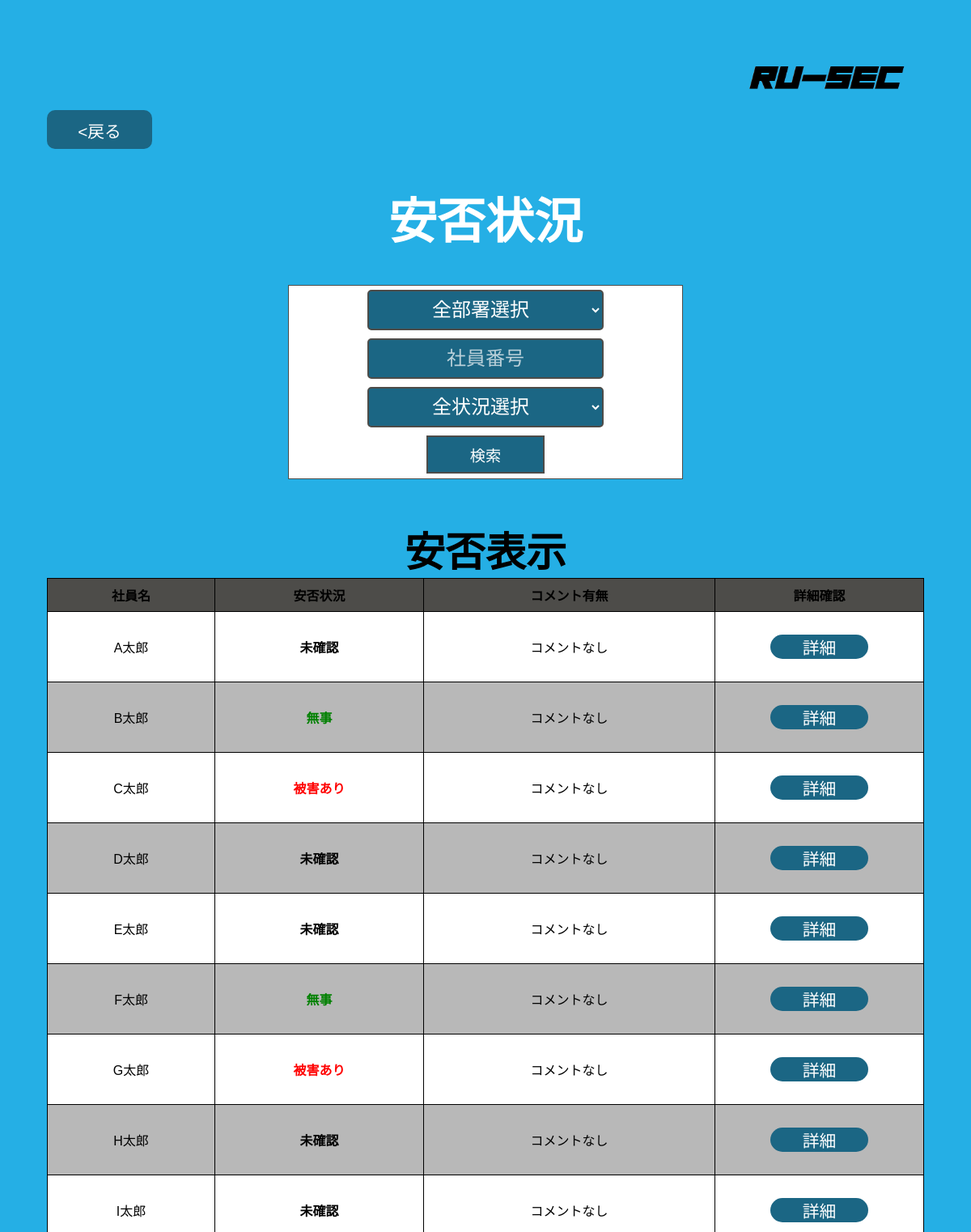
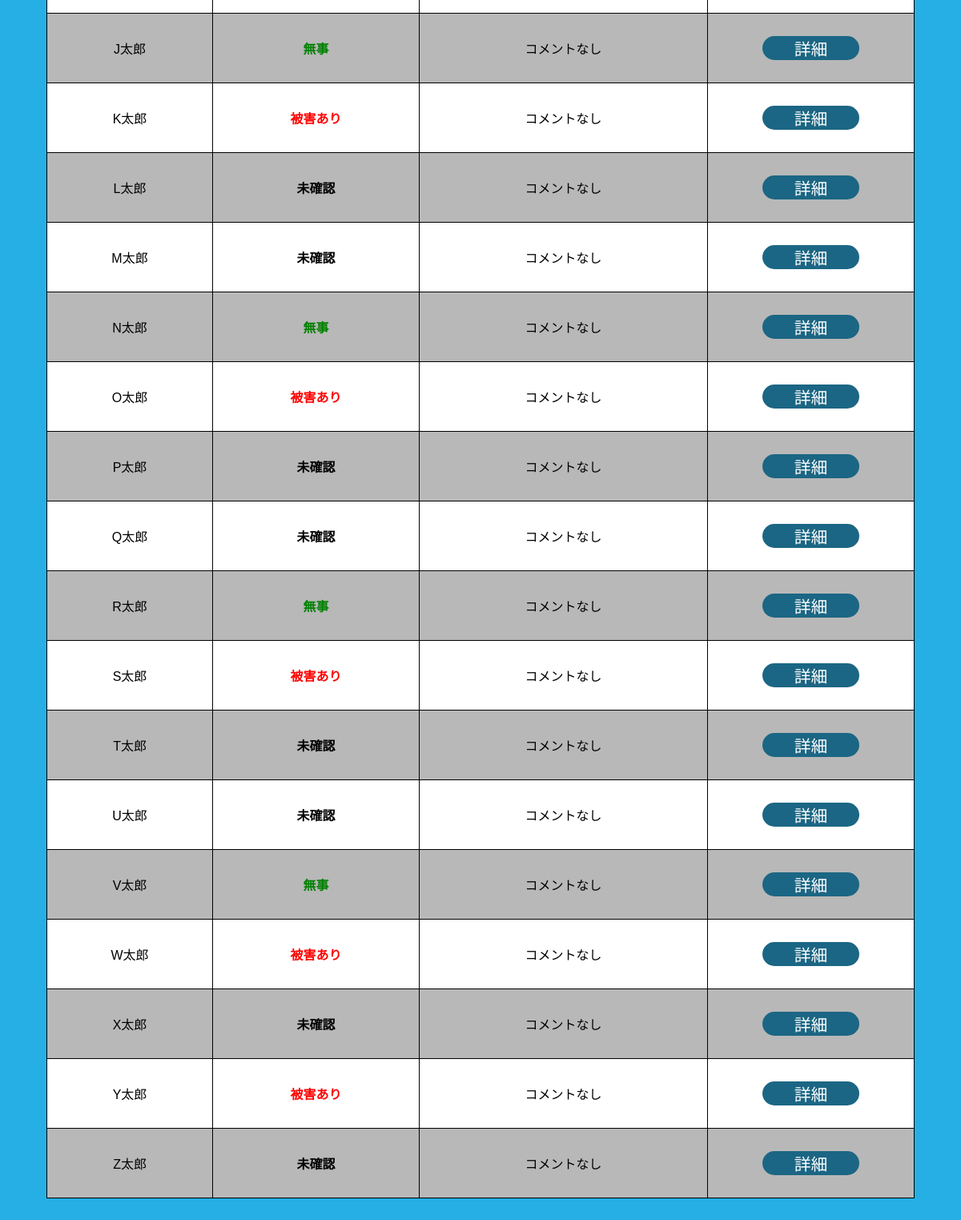
Screenshot of /safe_show with the database file from the repository (2 pictures, top to bottom).
### tables this page shows
CREATE TABLE EMPLOYEE01(
    EMP_NO varchar(7),
    Name varchar(30) NOT NULL,
    Dep_NO CHAR(3) NOT NULL,
    Birthday DATE,
    address_No INT(1),

    PRIMARY KEY(EMP_NO)
);

### htdocs/dbconnect.php (called while the page is built, shortened)
<?php
    function connect(){
        $dsn = "mysql:host=db-container;dbname=sk1;charset=utf8mb4";
        try{
            $db = new PDO($dsn, DB_USER, DB_PASS);
            $db->setAttribute(PDO::ATTR_ERRMODE,PDO::ERRMODE_EXCEPTION);
            $db->setAttribute(PDO::ATTR_EMULATE_PREPARES,false);
            $db->setAttribute(PDO::ATTR_AUTOCOMMIT,false);
            return $db;
        }catch(PDOExeption $e){
            echo $e->getMessage();
            exit;
        }
    }
?>

### htdocs/db_selecter.php (called while the page is built, shortened)
<?php
    require_once 'dbconnect.php';
    function emp_ini(){
        $result = [];
        try{
            if(damage_area_checker()){
                $sql = "SELECT E.EMP_NO, E.Name, C.STATE, C.COMMENT FROM EMPLOYEE01 AS E
                JOIN Confirm_Safety AS C ON E.EMP_NO = C.EMP_NO ORDER BY E.EMP_NO";
            }else{
                $sql = "SELECT E.EMP_NO, E.Name, C.STATE, C.COMMENT
                        FROM EMPLOYEE01 AS E
                        JOIN Confirm_Safety AS C ON E.EMP_NO = C.EMP_NO
                        ORDER BY E.EMP_NO";
            }
            $stmt = connect()->prepare($sql);
            $stmt -> execute();
            while($rows = $stmt->fetch(PDO::FETCH_ASSOC)){
                $result[] = $rows;
            }
            return $result;
        }catch(PDOExption $e){
            echo $e->getMessage();
        }
    }
    function damage_area_checker(){
        $result = false;
        try{
            $sql = "SELECT COUNT(*) FROM region WHERE REGION_NO = 0 AND damage_area = 1";
            $stmt = connect()->prepare($sql);
            $stmt -> execute();
            $cnt = $stmt->fetchColumn();
        }catch(PDOExeption $e){
            echo $e->getMessage();
        }
        return $result;
    }
?>

### htdocs/safe_show.php (the view, shortened to what this page needs)
<?php
require_once 'db_selecter.php';
require_once 'dbconnect.php';
if(isset($_POST["search"])){
    $department =filter_input(INPUT_POST,'department');
    $emp_No = filter_input(INPUT_POST,'emp_No');
    $state = filter_input(INPUT_POST,'state');
    try{
        $all_area = damage_area_checker();
        if($all_area){
            $sql = "SELECT C.EMP_NO, E.Name, C.STATE, C.COMMENT
            FROM Confirm_Safety AS C
            JOIN EMPLOYEE01 AS E ON E.EMP_NO = C.EMP_NO";
        }else{
            $sql = "SELECT C.EMP_NO, E.Name, C.STATE, C.COMMENT
            FROM Confirm_Safety AS C
            JOIN EMPLOYEE01 AS E ON E.EMP_NO = C.EMP_NO
            LEFT OUTER JOIN AS Visit ON C.EMP_NO = V.EMP_NO
            WHERE 1";
        }
        if($emp_No) {
            $sql .= " AND C.EMP_NO = :emp_No";
        }else{
            if($all_area){
                if($department){
                    $sql .= " AND (E.DEP_NO = :department)";
                }
                if($state !== ""){
                    $sql .= " AND (C.STATE = :state)";
                }
            }else{
                $sql .= " AND (E.address_No in (SELECT region_No FROM region WHERE damage_area = 1) OR V.VISIT_NO in (SELECT region_No FROM region WHERE damage_area = 1))";
            }
        }
        $sql .= " ORDER BY C.EMP_NO";
        $stmt = connect()->prepare($sql);
        if($emp_No) {
            $stmt->bindParam(':emp_No',$emp_No);
        } else {
            if($department){
                $stmt->bindParam(':department', $department);
            }
            if($state !== ""){
                $stmt->bindParam(':state', $state);
            }
        }
        $stmt -> execute();
        $emp_No = array();
        while($rows = $stmt->fetch(PDO::FETCH_ASSOC)){
            $emp_show[] = $rows;
        }
    }catch(PDOExption $e){
        echo $e->getMessage();
    }
}else{
    $emp_show = emp_ini();
}
?>
<!DOCTYPE html>
<html lang="ja">
<head>
    <link rel="stylesheet" href="CSS_files/safeinfo.css">
    <link rel="stylesheet" href="CSS_files/BackButton.css">
</head>
<body>
    <header>
        <p id="logo"><img src="images/groupA_logo.png" alt="logo" width="200"></p>
    </header>
    <main>
        <div class="scroll-top">
            <a href="./overview.php">&lt;戻る</a>
        </div>
        <div class="app-title">
            <h1>安否状況</h1>
        </div>
        <div class="safeinfro-screen">
            <form action = "safe_show.php" method = "POST">
                <div class="safeinfro-control">
                    <div class="safeinfrocontrol-group">
                        <select name="department" id="place">
                            <option value="">全部署選択</option>
                        </select>
                    </div>
                    <div class="safeinfrocontrol-group">
                        <input type="text" name="emp_No" placeholder="社員番号" id="Employee_Number">
                    </div>
                    <div class="safeinfrocontrol-group">
                    <select name="state" id="safe">
                            <option value="">全状況選択</option>
                        </select>
                    </div>
                    <button type="submit" id="search" name = "search">検索</button><br>
                </div>
            </form>
            <table class = "table-style">
                    <caption>安否表示</caption>
                    <thead>
                        <tr>
                            <th>社員名</th>
                            <th>安否状況</th>
                            <th>コメント有無</th>
                            <th>詳細確認</th>
                        </tr>
                    </thead>
                    <?php if(isset($emp_show)):?>
                    <tbody>
                        <?php foreach($emp_show as $a):?>
                        <tr>
                            <td><?= $a["Name"]?></td>
                            <td>
                                <?php switch($a["STATE"]):
                                    case 0:?>
                                        <p class = 'unconfirm'>未確認</p>
                                    <?php break;?>
                                    <?php case 1: ?>
                                        <p class = 'damege'>被害あり</p>
                                    <?php break;?>
                                    <?php case 2: ?>
                                        <p class = 'safe'>無事</p>
                                    <?php break;?>
                                <?php endswitch?>
                            </td>
                            <td>
                                <?php if($a["COMMENT"]):?>
                                    <p class = "comment_exist">コメントあり</p>
                                <?php else:?>
                                    <p>コメントなし</p>
                                <?php endif?>
                            </td>
                            <td><a href = "profile.php?emp_No=<?= $a["EMP_NO"]?>" class = "button">詳細<a></td>
                        </tr>
                        <?php endforeach?>
                    </tbody>
                   <?php endif?>
                </table>
        </div>
    </main>
</body>
</html>

### htdocs/CSS_files/safeinfo.css (style rules this page uses)
* { box-sizing: border-box; }
body { font-family: Arial; background-color:rgb(37, 175, 229); padding: 50px; }
header { margin-left: 80% ; margin-right: 20%; }
.scroll-top { width: 8%; height: 2em; font-size: 1.3em; background: rgb(27, 102, 132); text-align: center; border-radius: 5px; display: block; box-sizing: border-box; color: #FFF; text-decoration: none; text-align: center; }
h1 { font-size: 60px; }
.app-title { text-align: center; color: white; }
.safeinfro-control { background-color: #FFF; border: 1px groove #4d4c49; width: 45%; height: 15em; text-align: center; margin: auto; }
#place { border: 2px solid #4d4c49; width:60%; height: 50px; margin:5px 80px; font-size: 1.5em; background-color: rgb(27, 102, 132); color: white; text-align: center; }
#safe { border: 2px solid #4d4c49; width:60%; height: 50px; margin:5px 80px; font-size: 1.5em; background-color: rgb(27, 102, 132); color: white; text-align: center; }
#search { border: 2px solid #4d4c49; width:30%; height: 20%; margin:5px 80px; font-size: 1.2em; background-color: rgb(27, 102, 132); color: white; text-align: center; }
#place, #Employee_Number, #safe { border: 2px solid #4d4c49; width: 60%; height: 50px; margin: 5px 80px; font-size: 1.5em; background-color: rgb(27, 102, 132); color: #FFF; text-align: center; border-radius: 5px; }
.safeinfrocontrol-group input[type="text"]::placeholder { color: rgba(255, 255, 255, 0.7); }
caption { font-size: 50px; font-weight: bold; padding-top: 1em; }
.table-style { border-collapse: collapse; width: 100%; }
.table-style th, .table-style td { border: 1px solid black; padding: 8px; text-align: center; }
.table-style th { background-color: #4d4c49; }
.table-style tr:nth-child(even) { background-color: #b8b8b8; }
.table-style tr:nth-child(odd) { background-color: #fff; }
.unconfirm { color: black; font-weight: bold; }
.damege { color: red; font-weight: bold; }
.safe { color: green; font-weight: bold; }

### htdocs/CSS_files/BackButton.css (style rules this page uses)
.scroll-top { width: 12%; height: 3em; font-size: 1em; background: rgb(27, 102, 132); border-radius: 10px; display: block; box-sizing: border-box; color: white; text-decoration: none; transition: background-color 0.3s ease; text-align: center; }
.scroll-top a { display: inline-block; color: white; padding: 10px 20px; border-radius: 5px; text-decoration: none; font-size: 1.3em; }
.button { width: 50%; top: auto; font-size: 1.3em; background: rgb(27, 102, 132); border-radius: 20px; display: block; box-sizing: border-box; color: white; text-decoration: none; transition: background-color 0.3s ease; margin: 20px auto; }

### rows the page displays
employee01: Name "A太郎", shows "未確認"
employee01: Name "B太郎", shows "無事"
employee01: Name "C太郎", shows "被害あり"
employee01: Name "D太郎", shows "未確認"
employee01: Name "E太郎", shows "未確認"
employee01: Name "F太郎", shows "無事"
employee01: Name "G太郎", shows "被害あり"
employee01: Name "H太郎", shows "未確認"
employee01: Name "I太郎", shows "未確認"
employee01: Name "J太郎", shows "無事"
employee01: Name "K太郎", shows "被害あり"
employee01: Name "L太郎", shows "未確認"
employee01: Name "M太郎", shows "未確認"
employee01: Name "N太郎", shows "無事"
employee01: Name "O太郎", shows "被害あり"
employee01: Name "P太郎", shows "未確認"
employee01: Name "Q太郎", shows "未確認"
employee01: Name "R太郎", shows "無事"
employee01: Name "S太郎", shows "被害あり"
employee01: Name "T太郎", shows "未確認"
employee01: Name "U太郎", shows "未確認"
employee01: Name "V太郎", shows "無事"
employee01: Name "W太郎", shows "被害あり"
employee01: Name "X太郎", shows "未確認"
employee01: Name "Y太郎", shows "被害あり"
employee01: Name "Z太郎", shows "未確認"
